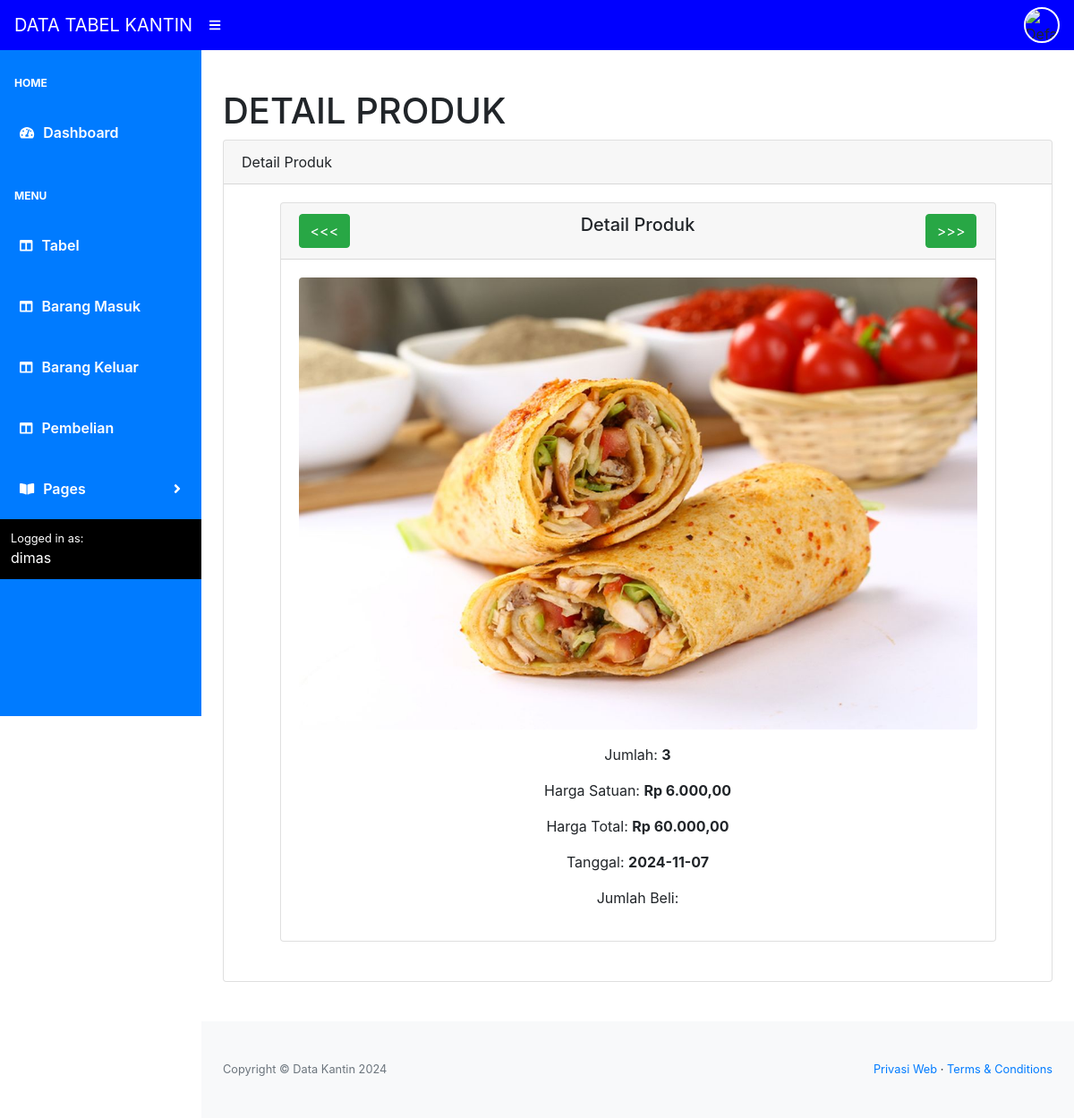
The page /database/detail-barang.php?id=2 (signed in) on the database its author committed.
### tables this page shows
CREATE TABLE `penjualan` (
  `id` int NOT NULL,
  `jenis` text NOT NULL,
  `nama_produk` varchar(100) NOT NULL,
  `jumlah` int NOT NULL,
  `harga` decimal(15,2) NOT NULL,
  `total` int NOT NULL,
  `tanggal` date DEFAULT NULL,
  `gambar` varchar(255) DEFAULT NULL,
  `beli` int DEFAULT NULL
);

### php/data/detail-barang.php (called while the page is built, shortened)
<?php
$admin_id = $_SESSION['admin_id'];
$adminQuery = "SELECT nama FROM admin WHERE id_admin = '$admin_id'";
$adminResult = mysqli_query($koneksi, $adminQuery);
if ($adminResult && mysqli_num_rows($adminResult) > 0) {
    $adminRow = mysqli_fetch_assoc($adminResult);
    $admin_name = $adminRow['nama'];
}
$id = $_GET['id'];
$hasil = mysqli_query($koneksi, "SELECT * FROM penjualan WHERE id = '$id'");
$baris = mysqli_fetch_assoc($hasil);
$next_result = mysqli_query($koneksi, "SELECT id FROM penjualan WHERE id > '$id' ORDER BY id ASC LIMIT 1");
$next_product = mysqli_fetch_assoc($next_result);
$next_id = $next_product ? $next_product['id'] : null;
$prev_result = mysqli_query($koneksi, "SELECT id FROM penjualan WHERE id < '$id' ORDER BY id DESC LIMIT 1");
$prev_product = mysqli_fetch_assoc($prev_result);
$prev_id = $prev_product ? $prev_product['id'] : null;
?>

### database/detail-barang.php (the view, shortened to what this page needs)
<?php
include '../connection/koneksi.php';
include '../php/data/detail-barang.php';
?>
<!DOCTYPE html>
<html lang="en">
    <head>
        <link href="../style/database/database.css?v=1" rel="stylesheet" />
        <link href="https://cdn.datatables.net/1.10.20/css/dataTables.bootstrap4.min.css" rel="stylesheet" />
    </head>
    <body class="sb-nav-fixed">
        <nav class="sb-topnav navbar navbar-expand navbar-dark bg-dark">
            <a class="navbar-brand" href="index.php">DATA TABEL KANTIN</a>
            <button class="btn btn-link btn-sm order-1 order-lg-0" id="sidebarToggle" href="#"><i class="fas fa-bars"></i></button>
                <ul class="navbar-nav ml-auto ml-md-0">
    <li class="nav-item">
        <?php if (!empty($_SESSION['admin_gambar'])): ?>
            <img src="../Assets/about/profil/<?php echo htmlspecialchars($_SESSION['admin_gambar']); ?>" alt="Admin Image" class="profile-img">
        <?php else: ?>
            <img src="../Assets/about/profil/default.jpg" alt="Default Admin Image" class="profile-img">
        <?php endif; ?>
    </li>
</ul>
</nav>
        <div id="layoutSidenav">
            <div id="layoutSidenav_nav">
                <nav class="sb-sidenav accordion sb-sidenav-dark" id="sidenavAccordion">
                    <div class="sb-sidenav-menu">
                        <div class="nav">
                            <div class="sb-sidenav-menu-heading">HOME</div>
                            <a class="nav-link" href="index.php">
                                <div class="sb-nav-link-icon"><i class="fas fa-tachometer-alt"></i></div>
                                Dashboard
                            </a>
                            <div class="sb-sidenav-menu-heading">Menu</div>
                            <a class="nav-link collapsed" href="tabel.php" >
                                <div class="sb-nav-link-icon"><i class="fas fa-columns"></i></div>
                                Tabel
                                </a>
                            <a class="nav-link collapsed" href="barang-masuk.php" >
                                <div class="sb-nav-link-icon"><i class="fas fa-columns"></i></div>
                                Barang Masuk
                                </a>
                                <a class="nav-link collapsed" href="barang-keluar.php" >
                                <div class="sb-nav-link-icon"><i class="fas fa-columns"></i></div>
                                Barang Keluar
                                </a>
                                <a class="nav-link collapsed" href="Pembeli.php" >
                                <div class="sb-nav-link-icon"><i class="fas fa-columns"></i></div>
                                Pembelian
                                </a>
                            <a class="nav-link collapsed" href="#" data-toggle="collapse" data-target="#collapsePages" aria-expanded="false" aria-controls="collapsePages">
                                <div class="sb-nav-link-icon"><i class="fas fa-book-open"></i></div>
                                Pages
                                <div class="sb-sidenav-collapse-arrow"><i class="fas fa-angle-down"></i></div>
                            </a>
                    <div class="sb-sidenav-footer">
                        <div class="small">Logged in as:</div>
                        <?php echo htmlspecialchars($admin_name); ?>
                    </div>
                </nav>
            </div>
            <div id="layoutSidenav_content">
                <main>
                    <div class="container-fluid">
                        <h1 class="mt-4 slide-in-left">DETAIL PRODUK</h1>
                    <div class="card mb-4">
                            <div class="card-header">
                                Detail Produk
                            </div>
                            <div class="card-body">
                            <div class="card mb-4 mx-auto" style="max-width: 800px;">
    <div class="card-header d-flex justify-content-between">
        <?php if ($prev_id): ?>
            <a href="detail-barang.php?id=<?php echo $prev_id; ?>" class="btn btn-success">&lt;&lt;&lt;</a>
        <?php else: ?>
            <button class="btn btn-secondary" onclick="showAlert('Tidak bisa kembali');">&lt;&lt;&lt;</button>
        <?php endif; ?>
        <span class="h5">Detail Produk</span>
        <?php if ($next_id): ?>
            <a href="detail-barang.php?id=<?php echo $next_id; ?>" class="btn btn-success"> &gt;&gt;&gt;</a>
        <?php else: ?>
            <button class="btn btn-secondary" onclick="showAlert('Tidak bisa Lanjut');"> &gt;&gt;&gt;</button>
        <?php endif; ?>
    </div>
    <div class="card-body text-center">
        <img src="../Assets/img_data/<?php echo $baris['gambar']; ?>" alt="<?php echo $baris['nama_produk']; ?>" class="product-image img-fluid mb-3 rounded" />
        <div class="info">
            <p>Jumlah: <strong><?php echo $baris['jumlah']; ?></strong></p>
            <p>Harga Satuan: <strong>Rp <?php echo number_format($baris['harga'], 2, ',', '.'); ?></strong></p>
            <p>Harga Total: <strong>Rp <?php echo number_format($baris['total'], 2, ',', '.'); ?></strong></p>
            <p>Tanggal: <strong><?php echo $baris['tanggal']; ?></strong></p>
            <p>Jumlah Beli: <strong><?php echo $baris['beli']; ?></strong></p>
        </div>
    </div>
</div>
</div>
             </div>
                </main>
                <footer class="py-4 bg-light mt-auto">
                    <div class="container-fluid">
                        <div class="d-flex align-items-center justify-content-between small">
                            <div class="text-muted">Copyright &copy; Data Kantin 2024</div>
                            <div>
                                <a href="#">Privasi Web</a>
                                &middot;
                                <a href="#">Terms &amp; Conditions</a>
                            </div>
                        </div>
                    </div>
                </footer>
            </div>
        </div>
    </body>
</html>

### rows shown on the page
penjualan: gambar+nama_produk (picture), jumlah "3", harga "6.000,00", total "60.000,00", tanggal "2024-11-07"

### other values the page prints
$admin_name "dimas"
